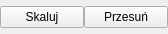
<?xml version="1.0" encoding="UTF-8"?>
<ui version="4.0">
 <class>Form</class>
 <widget class="QWidget" name="Form">
  <property name="geometry">
   <rect>
    <x>0</x>
    <y>0</y>
    <width>168</width>
    <height>34</height>
   </rect>
  </property>
  <property name="sizePolicy">
   <sizepolicy hsizetype="Expanding" vsizetype="Expanding">
    <horstretch>0</horstretch>
    <verstretch>0</verstretch>
   </sizepolicy>
  </property>
  <property name="windowTitle">
   <string>Form</string>
  </property>
  <layout class="QHBoxLayout" name="horizontalLayout">
   <property name="spacing">
    <number>0</number>
   </property>
   <property name="leftMargin">
    <number>0</number>
   </property>
   <property name="topMargin">
    <number>0</number>
   </property>
   <property name="rightMargin">
    <number>0</number>
   </property>
   <property name="bottomMargin">
    <number>0</number>
   </property>
   <item>
    <widget class="QPushButton" name="scaleButton">
     <property name="text">
      <string>Skaluj</string>
     </property>
    </widget>
   </item>
   <item>
    <widget class="QPushButton" name="moveButton">
     <property name="text">
      <string>Przesuń</string>
     </property>
    </widget>
   </item>
  </layout>
 </widget>
 <resources/>
 <connections/>
</ui>
